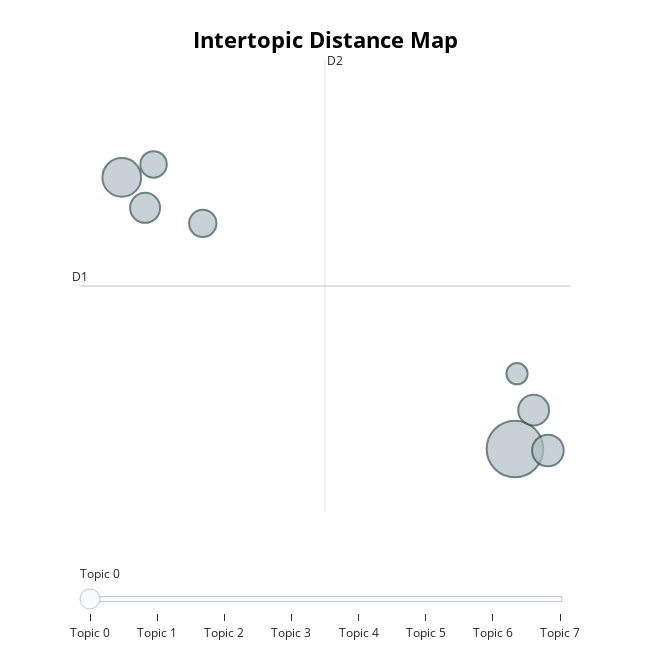

Notebook code for this chart:
### Code cell
model.visualize_topics()

### Figure 1 — Plotly figure (JSON) as saved in the notebook; plotly's stock layout.template omitted (floating-point values rounded to 4 significant figures)
{"data": [{"customdata": [[0, "water | india | world | discuss | explain", 64], [1, "art | architecture | indian | discuss | history", 19], [2, "energy | oil | discuss | atomic | iron", 9], [3, "women | poverty | india | population | ratio", 18], [4, "india | cities | new | smart | urban", 20], [5, "cultural | indian | society | indian society | secularism", 30], [6, "mahatma gandhi | mahatma | gandhi | struggle | freedom", 15], [7, "british | colonial | world | did | power", 14]], "hovertemplate": "<b>Topic %{customdata[0]}</b><br>%{customdata[1]}<br>Size: %{customdata[2]}", "legendgroup": "", "marker": {"color": "#B0BEC5", "line": {"color": "DarkSlateGrey", "width": 2}, "size": [64, 19, 9, 18, 20, 30, 15, 14], "sizemode": "area", "sizeref": 0.04, "symbol": "circle"}, "mode": "markers", "name": "", "orientation": "v", "showlegend": false, "type": "scatter", "x": [2.211, 2.572, 2.251, -4.931, 2.847, -5.381, -3.818, -4.768], "xaxis": "x", "y": [7.622, 8.342, 9.018, 12.09, 7.595, 12.65, 11.8, 12.89], "yaxis": "y"}], "layout": {"annotations": [{"showarrow": false, "text": "D1", "x": -6.188, "y": 10.64, "yshift": 10}, {"showarrow": false, "text": "D2", "x": -1.457, "xshift": 10, "y": 14.83}], "height": 650, "hoverlabel": {"bgcolor": "white", "font": {"family": "Rockwell", "size": 16}}, "legend": {"itemsizing": "constant", "tracegroupgap": 0}, "margin": {"t": 60}, "shapes": [{"line": {"color": "#CFD8DC", "width": 2}, "type": "line", "x0": -1.457, "x1": -1.457, "y0": 6.456, "y1": 14.83}, {"line": {"color": "#9E9E9E", "width": 2}, "type": "line", "x0": -6.188, "x1": 3.274, "y0": 10.64, "y1": 10.64}], "sliders": [{"active": 0, "pad": {"t": 50}, "steps": [{"args": [{"marker.color": [["red", "#B0BEC5", "#B0BEC5", "#B0BEC5", "#B0BEC5", "#B0BEC5", "#B0BEC5", "#B0BEC5"]]}], "label": "Topic 0", "method": "update"}, {"args": [{"marker.color": [["#B0BEC5", "red", "#B0BEC5", "#B0BEC5", "#B0BEC5", "#B0BEC5", "#B0BEC5", "#B0BEC5"]]}], "label": "Topic 1", "method": "update"}, {"args": [{"marker.color": [["#B0BEC5", "#B0BEC5", "red", "#B0BEC5", "#B0BEC5", "#B0BEC5", "#B0BEC5", "#B0BEC5"]]}], "label": "Topic 2", "method": "update"}, {"args": [{"marker.color": [["#B0BEC5", "#B0BEC5", "#B0BEC5", "red", "#B0BEC5", "#B0BEC5", "#B0BEC5", "#B0BEC5"]]}], "label": "Topic 3", "method": "update"}, {"args": [{"marker.color": [["#B0BEC5", "#B0BEC5", "#B0BEC5", "#B0BEC5", "red", "#B0BEC5", "#B0BEC5", "#B0BEC5"]]}], "label": "Topic 4", "method": "update"}, {"args": [{"marker.color": [["#B0BEC5", "#B0BEC5", "#B0BEC5", "#B0BEC5", "#B0BEC5", "red", "#B0BEC5", "#B0BEC5"]]}], "label": "Topic 5", "method": "update"}, {"args": [{"marker.color": [["#B0BEC5", "#B0BEC5", "#B0BEC5", "#B0BEC5", "#B0BEC5", "#B0BEC5", "red", "#B0BEC5"]]}], "label": "Topic 6", "method": "update"}, {"args": [{"marker.color": [["#B0BEC5", "#B0BEC5", "#B0BEC5", "#B0BEC5", "#B0BEC5", "#B0BEC5", "#B0BEC5", "red"]]}], "label": "Topic 7", "method": "update"}]}], "title": {"font": {"color": "Black", "size": 22}, "text": "<b>Intertopic Distance Map</b>", "x": 0.5, "xanchor": "center", "y": 0.95, "yanchor": "top"}, "width": 650, "xaxis": {"anchor": "y", "domain": [0, 1], "range": [-6.188, 3.274], "title": {"text": ""}, "visible": false}, "yaxis": {"anchor": "x", "domain": [0, 1], "range": [6.456, 14.83], "title": {"text": ""}, "visible": false}}}
